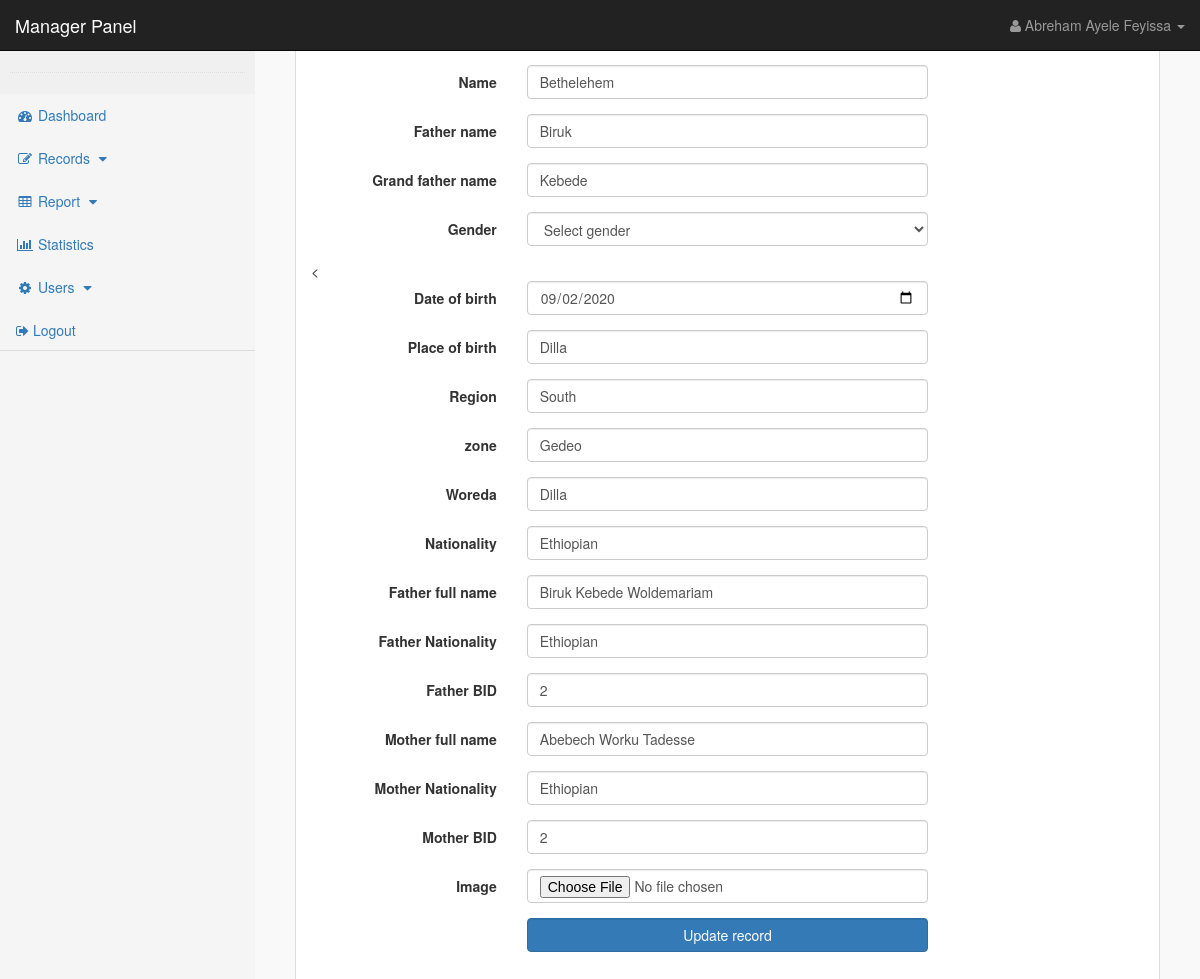
Page /users/manager.php?edit_birth_record=3&lang=eng (signed in) on the committed database.
### tables this page shows
CREATE TABLE `user` (
  `user_id` int(10) NOT NULL,
  `user_name` varchar(255) NOT NULL,
  `user_email` varchar(255) NOT NULL,
  `user_pass` varchar(255) NOT NULL,
  `user_image` text NOT NULL,
  `user_address` text NOT NULL,
  `user_bid` int(11) NOT NULL,
  `user_position` text NOT NULL,
  `user_confrim_code` text NOT NULL,
  `user_contact` text NOT NULL,
  `user_job` text NOT NULL,
  `user_manager_id` int(11) NOT NULL,
  `user_role` text NOT NULL,
  `user_about` text NOT NULL
);

CREATE TABLE `birth_records` (
  `bid` int(10) NOT NULL,
  `name` varchar(255) NOT NULL,
  `father_name` varchar(255) NOT NULL,
  `grand_father_name` varchar(255) NOT NULL,
  `gender` varchar(10) NOT NULL,
  `date_of_birth` date NOT NULL,
  `place_of_birth` varchar(255) NOT NULL,
  `region` varchar(255) NOT NULL,
  `zone` varchar(255) NOT NULL,
  `woreda` varchar(255) NOT NULL,
  `nationality` varchar(255) NOT NULL,
  `mother_bid` int(10) NOT NULL,
  `father_bid` int(10) NOT NULL,
  `mother_full_name` varchar(255) NOT NULL,
  `mother_nationality` varchar(255) NOT NULL,
  `father_full_name` varchar(255) NOT NULL,
  `father_nationality` varchar(255) NOT NULL,
  `registrar_full_name` varchar(255) NOT NULL,
  `registrar_id` int(10) NOT NULL,
  `image` text NOT NULL
);

### users/edit_birth_record.php (the view, shortened to what this page needs)
<?php
if(!isset($_SESSION['user_email'])){
echo "<script>window.open('../login.php','_self')</script>";
}
else {
?>
<?php
if(isset($_GET['edit_birth_record'])){
$edit_id = $_GET['edit_birth_record'];
$get_record = "select * from birth_records where bid=$edit_id";
$run_record = mysqli_query($con,$get_record);
$row_birth_record=mysqli_fetch_array($run_record);
    $name = $row_birth_record['name'];
    $fname= $row_birth_record['father_name'];
    $gfname= $row_birth_record['grand_father_name'];
    $dob=$row_birth_record['date_of_birth'];
    $nationality= $row_birth_record['nationality'];
    $pob=$row_birth_record['place_of_birth'];
    $f_n=$row_birth_record['father_nationality'];
    $m_n=$row_birth_record['mother_nationality'];
    $f_name= $row_birth_record['father_full_name'];
    $m_name= $row_birth_record['mother_full_name'];
    $region=$row_birth_record['region'];
    $zone=$row_birth_record['zone'];
    $woreda=$row_birth_record['woreda'];
    $f_bid=$row_birth_record['father_bid'];
    $m_bid=$row_birth_record['mother_bid'];
?>
<!DOCTYPE html>
<html>
<head>
</head>
<body>
<div class="row">
<div class="col-lg-12">
<div class="panel panel-default">
<div class="panel-heading">
<h3 class="panel-title">
</h3>
</div>
<div class="panel-body">
<form class="form-horizontal" method="post" enctype="multipart/form-data">
<div class="form-group" >
<label class="col-md-3 control-label" > Name</label>
<div class="col-md-6" >
<input type="text" name="name" class="form-control" value="<?php echo $name; ?>" required >
</div>
</div>
<div class="form-group" >
<label class="col-md-3 control-label" > Father name </label>
<div class="col-md-6" >
<input type="text" name="father_name" value="<?php echo $fname; ?>" class="form-control" required >
</div>
</div>
<div class="form-group" >
<label class="col-md-3 control-label" >Grand  father name </label>
<div class="col-md-6" >
<input type="text" name="grand_father_name" value="<?php echo $gfname; ?>" class="form-control" required >
</div>
</div>
<div class="form-group" >
<label class="col-md-3 control-label" > Gender  </label>
<div class="col-md-6" >
<select class="form-control"  name="gender">
<option> Select gender </option>
</select>
</div>
</div>
<<div class="form-group" >
<label class="col-md-3 control-label" > Date of birth </label>
<div class="col-md-6" >
<input type="date" name="date_of_birth" class="form-control" value="<?php echo $dob; ?>" required >
</div>
</div>
<div class="form-group" >
<label class="col-md-3 control-label" > Place of birth </label>
<div class="col-md-6" >
<input type="text" name="place_of_birth" class="form-control" value="<?php echo $pob; ?>" required >
</div>
</div>
<div class="form-group" >
<label class="col-md-3 control-label" > Region </label>
<div class="col-md-6" >
<input type="text" name="region" class="form-control" value="<?php echo $region; ?>" required >
</div>
</div>
<div class="form-group" >
<label class="col-md-3 control-label" > zone </label>
<div class="col-md-6" >
<input type="text" name="zone" class="form-control" value="<?php echo $zone; ?>" required >
</div>
</div>
<div class="form-group" >
<label class="col-md-3 control-label" > Woreda </label>
<div class="col-md-6" >
<input type="text" name="woreda" class="form-control" value="<?php echo $woreda; ?>" required >
</div>
</div>
<div class="form-group" >
<label class="col-md-3 control-label" >Nationality </label>
<div class="col-md-6" >
<input type="text" name="nationality" class="form-control" value="<?php echo $nationality; ?>" required >
</div>
</div>
<div class="form-group" >
<label class="col-md-3 control-label" >Father full name</label>
<div class="col-md-6" >
<input type="text" name="father_full_name" class="form-control" value="<?php echo $f_name; ?>" required >
</div>
</div>
<div class="form-group" >
<label class="col-md-3 control-label" >Father Nationality </label>
<div class="col-md-6" >
<input type="text" name="father_nationality" class="form-control" value="<?php echo $f_n; ?>" required >
</div>
</div>
<div class="form-group" >
<label class="col-md-3 control-label" >Father BID </label>
<div class="col-md-6" >
<input type="text" name="father_bid" class="form-control" value="<?php echo $f_bid; ?>" required >
</div>
</div>
<div class="form-group" >
<label class="col-md-3 control-label" >Mother full name </label>
<div class="col-md-6" >
<input type="text" name="mother_full_name" class="form-control" value="<?php echo $m_name; ?>" required >
</div>
</div>
<div class="form-group" >
<label class="col-md-3 control-label" >Mother Nationality  </label>
<div class="col-md-6" >
<input type="text" name="mother_nationality" class="form-control" value="<?php echo $m_n; ?>"required >
</div>
</div>
<div class="form-group" >
<label class="col-md-3 control-label" >Mother BID </label>
<div class="col-md-6" >
<input type="text" name="mother_bid" class="form-control" value="<?php echo $m_bid; ?>" required >
</div>
</div>
<div class="form-group" >
<label class="col-md-3 control-label" >Image </label>
<div class="col-md-6" >
<input type="file" name="image" class="form-control" required >
</div>
</div>
<div class="form-group" >
<label class="col-md-3 control-label" ></label>
<div class="col-md-6" >
<input type="submit" name="update" value="Update record" class="btn btn-primary form-control" >
</div>
</div>
</form>
</div>
</div>
</div>
</div>
</body>
</html>
<?php }} ?>

### users/includes/manager_sidebar.php (shortened to what this page needs)
<nav class="navbar navbar-inverse  navbar-fixed-top ">
    <div class="navbar-header">
        <a class="navbar-brand" href="manager.php?dashboard">Manager Panel</a>
    </div>
    <ul class="nav navbar-right top-nav" >
        <li class="dropdown">
            <a href="#" class="dropdown-toggle" data-toggle="dropdown">
                <i class="fa fa-user"></i>
                <?php echo $user_name; ?> <b class="caret"></b>
            </a>
        </li>
    </ul>
    <div class="  collapse navbar-collapse navbar-ex1-collapse">
        <div class="nav navbar-nav side-nav " style="background-color: whitesmoke;">
            <div style=" background:#f0f0f0; padding: 10px; ">
                <hr class="dotted short">
            </div>
            <div class="">
            <ul class="nav nav-tabs nav-stacked" style="background: whitesmoke;">
                <li class="<?php if(isset($_GET['dashboard'])){ echo "active"; } ?>">
                    <a href="manager.php?dashboard&lang=eng"> <i class="fa fa-fw fa-dashboard"> </i> Dashboard </a>
                </li>
                <li>
                    <a href="#" data-toggle="collapse" data-target="#records">
                        <i class="fa fa-fw fa-edit"></i> Records
                        <i class="fa fa-fw fa-caret-down"></i>
                    </a>
                </li>
                <li class="<?php if(isset($_GET['user_report'])||isset($_GET['reg_report'])){ echo "active"; } ?>">
                    <a href="#" data-toggle="collapse" data-target="#reports">
                        <i class="fa fa-fw fa-table"></i> Report
                        <i class="fa fa-fw fa-caret-down"></i>
                    </a>
                </li>
                <li>
                <li class="<?php if(isset($_GET['manager_stat'])){ echo "active"; } ?>">
                    <a href="manager.php?manager_stat&lang=eng"><i class="fa fa-fw fa-bar-chart"></i> Statistics </a>
                </li>
                <li>
                    <a href="#" data-toggle="collapse" data-target="#users">
                        <i class="fa fa-fw fa-gear"></i> Users
                        <i class="fa fa-fw fa-caret-down"></i>
                    </a>
                </li>
                <li>
                    <a href="logout.php"> <i class="fa fa-sign-out"></i> Logout </a>
                </li>
            </ul>
            </div>
        </div>
    </div>
</nav>

### users/styles/style.css (style rules this page uses)
body { margin-top: 100px; }
@media (min-width: 768px) { body { margin-top: 50px; } }
.top-nav { padding: 0 15px; }
.top-nav>li { display: inline-block; float: left; }
.top-nav>li>a { padding-top: 15px; padding-bottom: 15px; line-height: 20px; color: #999; }
@media (min-width: 768px) { .side-nav { position: fixed; top: 51px; width: 255px; border-radius: 0; overflow-y: auto; background-color: #222; bottom: 0; overflow-x: hidden; padding-bottom: 40px; } }
.panel-body { border-radius: 5px; }
hr { border: 0; height: 1px; margin: 22px 0 22px 0; }
hr.dotted { height: 0; border-bottom: 1px dotted #ddd; margin: 11px 0 11px 0; }

### users/styles/main.css (style rules this page uses)
body { background-color: rgb(248, 248, 248); }
.row { margin: 0px auto; }

### rows in the picture
user: user_name "Abreham Ayele Feyissa"
birth_records: name "Bethelehem", father_name "Biruk", grand_father_name "Kebede", date_of_birth "09/02/2020", place_of_birth "Dilla", region "South", zone "Gedeo", woreda "Dilla", nationality "Ethiopian", father_full_name "Biruk Kebede Woldemariam", father_nationality "Ethiopian", father_bid "2", mother_full_name "Abebech Worku Tadesse", mother_nationality "Ethiopian", mother_bid "2"
